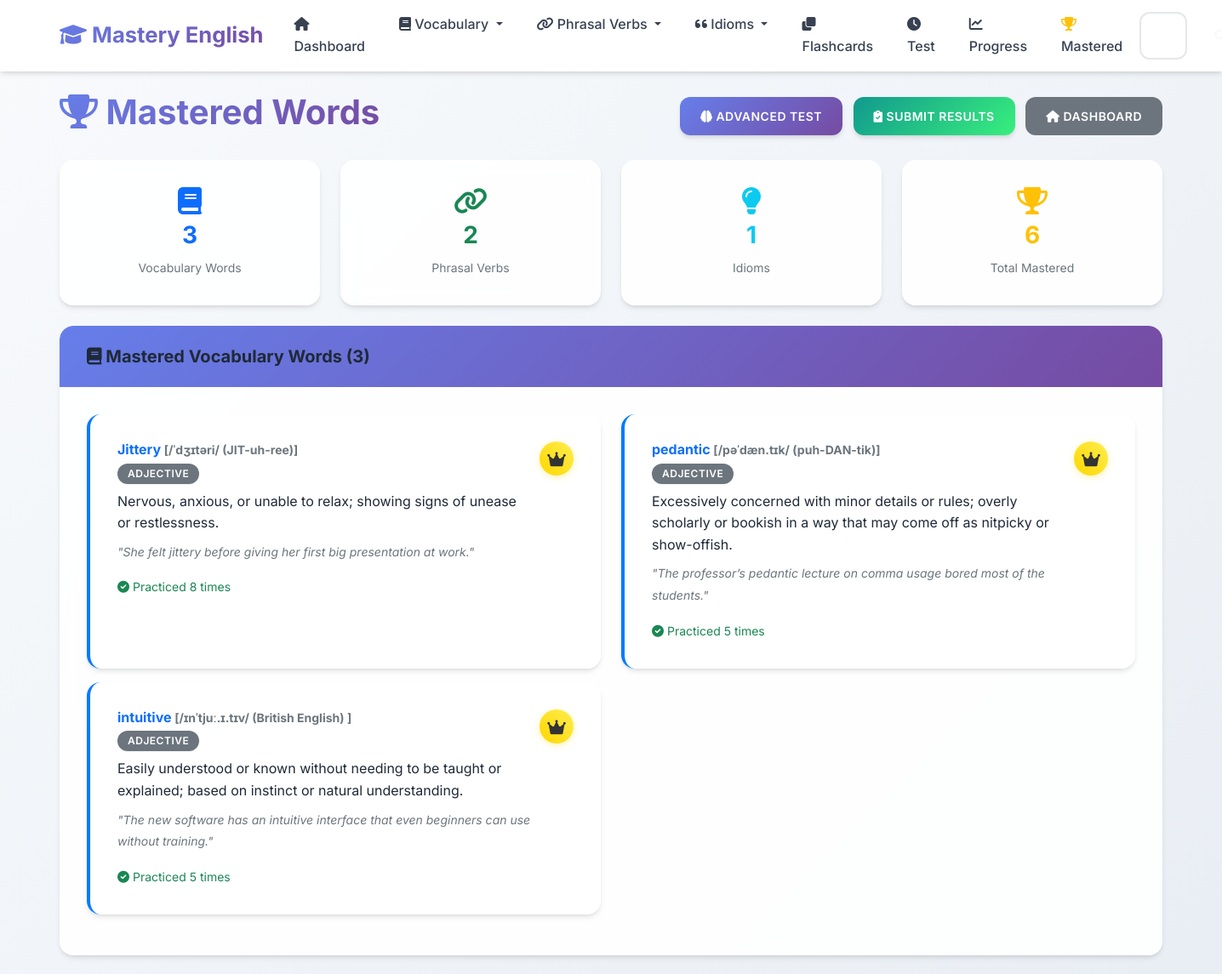
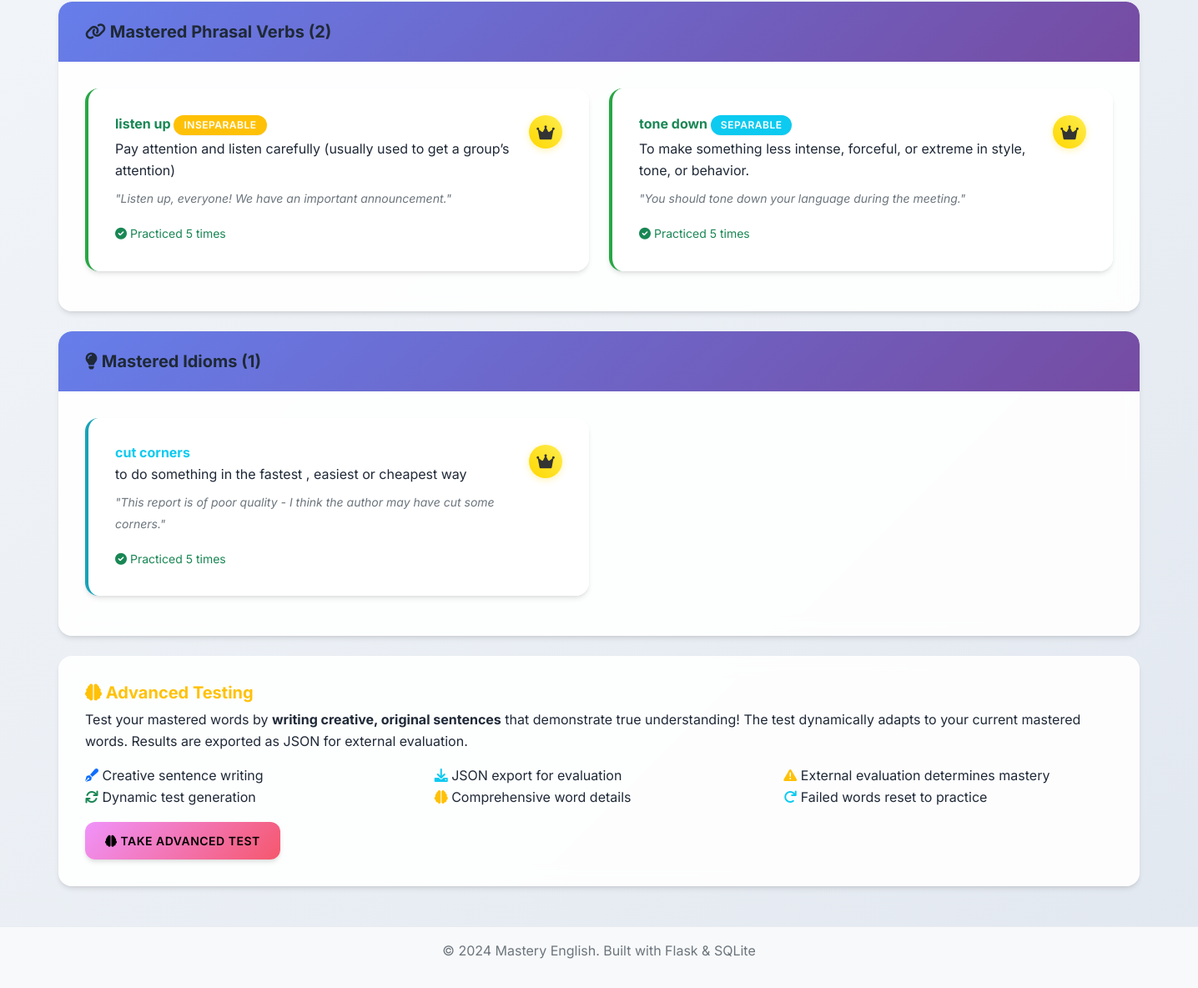
Before: /mastered with the older database file (2 pictures, top to bottom).
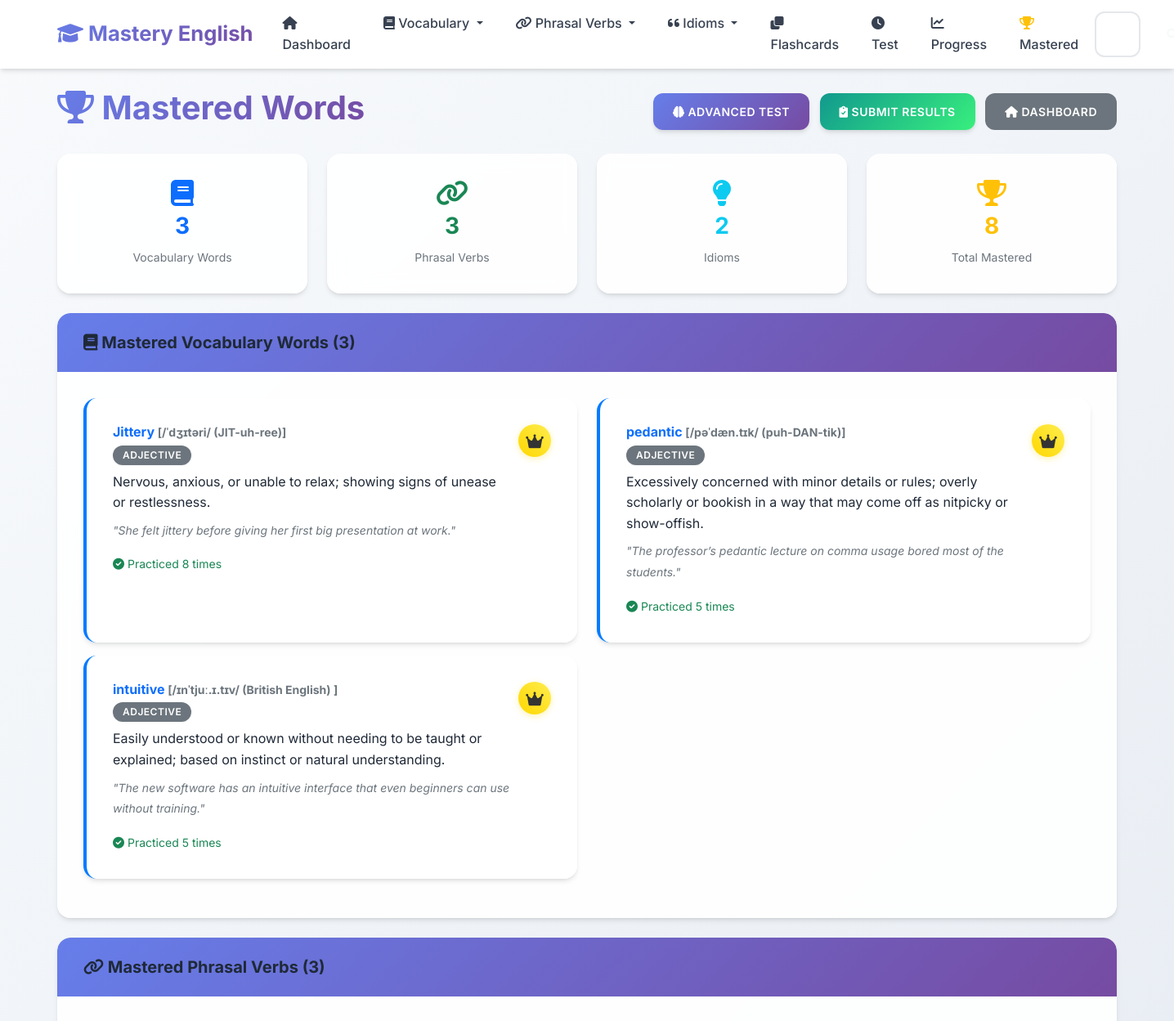
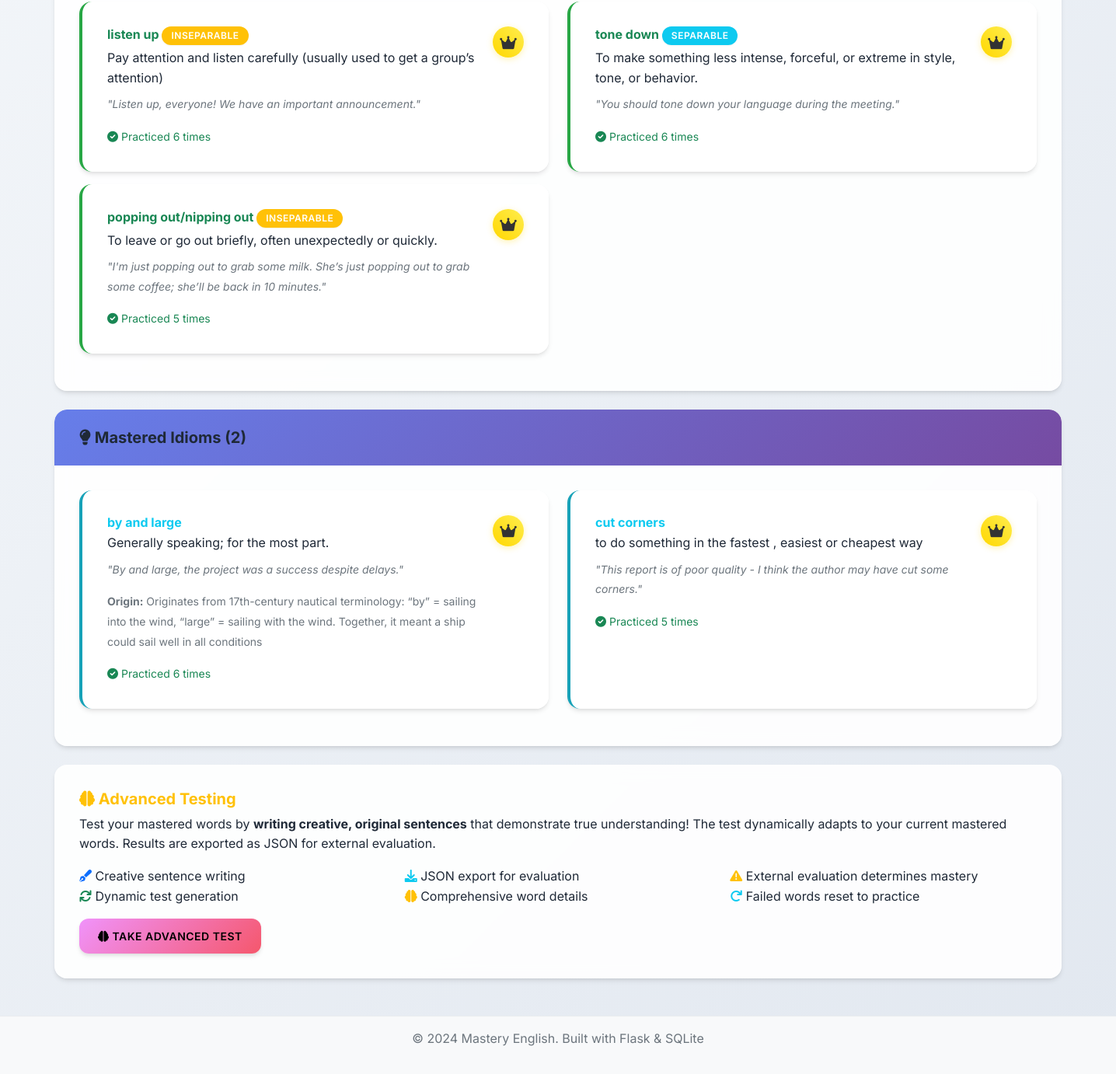
After: the same page with the newer database file (2 pictures, top to bottom).
### app.py (models this page shows, shortened)
class VocabularyWord(db.Model):
    __tablename__ = 'vocabulary_words'
    id = db.Column(db.Integer, primary_key=True)
    word = db.Column(db.String(100), nullable=False)
    definition = db.Column(db.Text, nullable=False)
    example_sentence = db.Column(db.Text)
    pronunciation = db.Column(db.String(100))
    part_of_speech = db.Column(db.String(50))
    difficulty_level = db.Column(db.String(20), default='medium')
    date_added = db.Column(db.DateTime, default=datetime.utcnow)
    times_practiced = db.Column(db.Integer, default=0)
    last_practiced = db.Column(db.DateTime)
    mastery_level = db.Column(db.Integer, default=0)

class PhrasalVerb(db.Model):
    __tablename__ = 'phrasal_verbs'
    id = db.Column(db.Integer, primary_key=True)
    phrasal_verb = db.Column(db.String(100), nullable=False)
    meaning = db.Column(db.Text, nullable=False)
    example_sentence = db.Column(db.Text)
    separable = db.Column(db.Boolean, default=False)
    difficulty_level = db.Column(db.String(20), default='medium')
    date_added = db.Column(db.DateTime, default=datetime.utcnow)
    times_practiced = db.Column(db.Integer, default=0)
    last_practiced = db.Column(db.DateTime)
    mastery_level = db.Column(db.Integer, default=0)

class Idiom(db.Model):
    __tablename__ = 'idioms'
    id = db.Column(db.Integer, primary_key=True)
    idiom = db.Column(db.String(200), nullable=False)
    meaning = db.Column(db.Text, nullable=False)
    example_sentence = db.Column(db.Text)
    origin = db.Column(db.Text)
    difficulty_level = db.Column(db.String(20), default='medium')
    date_added = db.Column(db.DateTime, default=datetime.utcnow)
    times_practiced = db.Column(db.Integer, default=0)
    last_practiced = db.Column(db.DateTime)
    mastery_level = db.Column(db.Integer, default=0)

### app.py (the view)
@app.route('/mastered')
def mastered_words():
    mastered_vocab = VocabularyWord.query.filter(VocabularyWord.mastery_level == 5).all()
    mastered_phrasal = PhrasalVerb.query.filter(PhrasalVerb.mastery_level == 5).all()
    mastered_idioms = Idiom.query.filter(Idiom.mastery_level == 5).all()
    total_mastered = len(mastered_vocab) + len(mastered_phrasal) + len(mastered_idioms)
    stats = {
        'vocabulary': len(mastered_vocab),
        'phrasal_verbs': len(mastered_phrasal),
        'idioms': len(mastered_idioms),
        'total': total_mastered
    }
    return render_template('mastered_words.html',
                         mastered_vocab=mastered_vocab,
                         mastered_phrasal=mastered_phrasal,
                         mastered_idioms=mastered_idioms,
                         stats=stats)

### templates/mastered_words.html (shortened to what the changed rows need)
{% extends "base.html" %}
{% block content %}
<div class="row">
    <div class="col-12">
        <div class="d-flex justify-content-between align-items-center mb-4">
            <h1>
                <i class="fas fa-trophy text-warning"></i> Mastered Words
            </h1>
        </div>
    </div>
</div>
<div class="row mb-4">
    <div class="col-md-3">
        <div class="card text-center border-success">
            <div class="card-body">
                <i class="fas fa-link fa-2x text-success mb-2"></i>
                <h3 class="text-success">{{ stats.phrasal_verbs }}</h3>
                <small class="text-muted">Phrasal Verbs</small>
            </div>
        </div>
    </div>
    <div class="col-md-3">
        <div class="card text-center border-info">
            <div class="card-body">
                <i class="fas fa-lightbulb fa-2x text-info mb-2"></i>
                <h3 class="text-info">{{ stats.idioms }}</h3>
                <small class="text-muted">Idioms</small>
            </div>
        </div>
    </div>
    <div class="col-md-3">
        <div class="card text-center border-warning">
            <div class="card-body">
                <i class="fas fa-trophy fa-2x text-warning mb-2"></i>
                <h3 class="text-warning">{{ stats.total }}</h3>
                <small class="text-muted">Total Mastered</small>
            </div>
        </div>
    </div>
</div>
{% if stats.total == 0 %}
<div class="row">
    <div class="col-12">
        <div class="card">
            <div class="card-body text-center py-5">
                <i class="fas fa-graduation-cap fa-4x text-muted mb-3"></i>
                <h3 class="text-muted">No Mastered Words Yet</h3>
                <p class="text-muted mb-4">Start practicing to master your vocabulary, phrasal verbs, and idioms!</p>
                <div>
                    <a href="{{ url_for('flashcards', category='vocabulary') }}" class="btn btn-primary me-2">
                        <i class="fas fa-play"></i> Practice Vocabulary
                    </a>
                    <a href="{{ url_for('flashcards', category='phrasal-verbs') }}" class="btn btn-success me-2">
                        <i class="fas fa-play"></i> Practice Phrasal Verbs
                    </a>
                    <a href="{{ url_for('flashcards', category='idioms') }}" class="btn btn-info">
                        <i class="fas fa-play"></i> Practice Idioms
                    </a>
                </div>
            </div>
        </div>
    </div>
</div>
{% else %}
{% if mastered_vocab %}
<div class="row mb-4">
    <div class="col-12">
        <div class="card">
            <div class="card-body">
                <div class="row">
                    {% for word in mastered_vocab %}
                    <div class="col-md-6 mb-3">
                        <div class="card h-100 border-left-primary">
                            <div class="card-body">
                                <div class="d-flex justify-content-between align-items-start">
                                    <div class="flex-grow-1">
                                        <h6 class="card-title text-primary mb-1">
                                            {{ word.word }}
                                            {% if word.pronunciation %}
                                            <small class="text-muted">[{{ word.pronunciation }}]</small>
                                            {% endif %}
                                        </h6>
                                        {% if word.part_of_speech %}
                                        <span class="badge bg-secondary mb-2">{{ word.part_of_speech }}</span>
                                        {% endif %}
                                        <p class="card-text mb-2">{{ word.definition }}</p>
                                        {% if word.example_sentence %}
                                        <p class="card-text">
                                            <small class="text-muted">
                                                <em>"{{ word.example_sentence }}"</em>
                                            </small>
                                        </p>
                                        {% endif %}
                                        <small class="text-success">
                                            <i class="fas fa-check-circle"></i>
                                            Practiced {{ word.times_practiced }} times
                                        </small>
                                    </div>
                                    <div class="ms-2">
                                        <div class="mastery-badge mastery-5">
                                            <i class="fas fa-crown"></i>
                                        </div>
                                    </div>
                                </div>
                            </div>
                        </div>
                    </div>
                    {% endfor %}
                </div>
            </div>
        </div>
    </div>
</div>
{% endif %}
{% if mastered_phrasal %}
<div class="row mb-4">
    <div class="col-12">
        <div class="card">
            <div class="card-header bg-success text-white">
                <h5 class="mb-0">
                    <i class="fas fa-link"></i> Mastered Phrasal Verbs ({{ mastered_phrasal|length }})
                </h5>
            </div>
            <div class="card-body">
                <div class="row">
                    {% for phrasal in mastered_phrasal %}
                    <div class="col-md-6 mb-3">
                        <div class="card h-100 border-left-success">
                            <div class="card-body">
                                <div class="d-flex justify-content-between align-items-start">
                                    <div class="flex-grow-1">
                                        <h6 class="card-title text-success mb-1">
                                            {{ phrasal.phrasal_verb }}
                                            {% if phrasal.separable %}
                                            <span class="badge bg-info">Separable</span>
                                            {% else %}
                                            <span class="badge bg-warning">Inseparable</span>
                                            {% endif %}
                                        </h6>
                                        <p class="card-text mb-2">{{ phrasal.meaning }}</p>
                                        {% if phrasal.example_sentence %}
                                        <p class="card-text">
                                            <small class="text-muted">
                                                <em>"{{ phrasal.example_sentence }}"</em>
                                            </small>
                                        </p>
                                        {% endif %}
                                        <small class="text-success">
                                            <i class="fas fa-check-circle"></i>
                                            Practiced {{ phrasal.times_practiced }} times
                                        </small>
                                    </div>
                                    <div class="ms-2">
                                        <div class="mastery-badge mastery-5">
                                            <i class="fas fa-crown"></i>
                                        </div>
                                    </div>
                                </div>
                            </div>
                        </div>
                    </div>
                    {% endfor %}
                </div>
            </div>
        </div>
    </div>
</div>
{% endif %}
{% if mastered_idioms %}
<div class="row mb-4">
    <div class="col-12">
        <div class="card">
            <div class="card-header bg-info text-white">
                <h5 class="mb-0">
                    <i class="fas fa-lightbulb"></i> Mastered Idioms ({{ mastered_idioms|length }})
                </h5>
            </div>
            <div class="card-body">
                <div class="row">
                    {% for idiom in mastered_idioms %}
                    <div class="col-md-6 mb-3">
                        <div class="card h-100 border-left-info">
                            <div class="card-body">
                                <div class="d-flex justify-content-between align-items-start">
                                    <div class="flex-grow-1">
                                        <h6 class="card-title text-info mb-1">{{ idiom.idiom }}</h6>
                                        <p class="card-text mb-2">{{ idiom.meaning }}</p>
                                        {% if idiom.example_sentence %}
                                        <p class="card-text">
                                            <small class="text-muted">
                                                <em>"{{ idiom.example_sentence }}"</em>
                                            </small>
                                        </p>
                                        {% endif %}
                                        {% if idiom.origin %}
                                        <p class="card-text">
                                            <small class="text-muted">
                                                <strong>Origin:</strong> {{ idiom.origin }}
                                            </small>
                                        </p>
                                        {% endif %}
                                        <small class="text-success">
                                            <i class="fas fa-check-circle"></i>
                                            Practiced {{ idiom.times_practiced }} times
                                        </small>
                                    </div>
                                    <div class="ms-2">
                                        <div class="mastery-badge mastery-5">
                                            <i class="fas fa-crown"></i>
                                        </div>
                                    </div>
                                </div>
                            </div>
                        </div>
                    </div>
                    {% endfor %}
                </div>
            </div>
        </div>
    </div>
</div>
{% endif %}
{% endif %}
{% endblock %}

Changed rows visible on the page:
changed PhrasalVerb "listen up": times_practiced "5" → "6"
changed PhrasalVerb "tone down": times_practiced "5" → "6"
now on this page (row edited): PhrasalVerb: phrasal_verb "popping out/nipping out", separable "INSEPARABLE", meaning "To leave or go out briefly, often unexpectedly or quickly.", example_sentence "I'm just popping out to grab some milk. She’s just popping out to grab some coffee; she’ll be back in 10 minutes.", times_practiced "5"
now on this page (row edited): Idiom: idiom "by and large", meaning "Generally speaking; for the most part.", example_sentence "By and large, the project was a success despite delays.", origin "Originates from 17th-century nautical terminology: “by” = sailing into the wind, “large” = sailing with the wind. Together, it meant a ship could sail well in all conditions", times_practiced "6"
Other visible differences:
{{ stats.phrasal_verbs }}: "2" → "3"
{{ stats.idioms }}: "1" → "2"
{{ stats.total }}: "6" → "8"
{{ mastered_phrasal|length }}: "2" → "3"
{{ mastered_idioms|length }}: "1" → "2"
